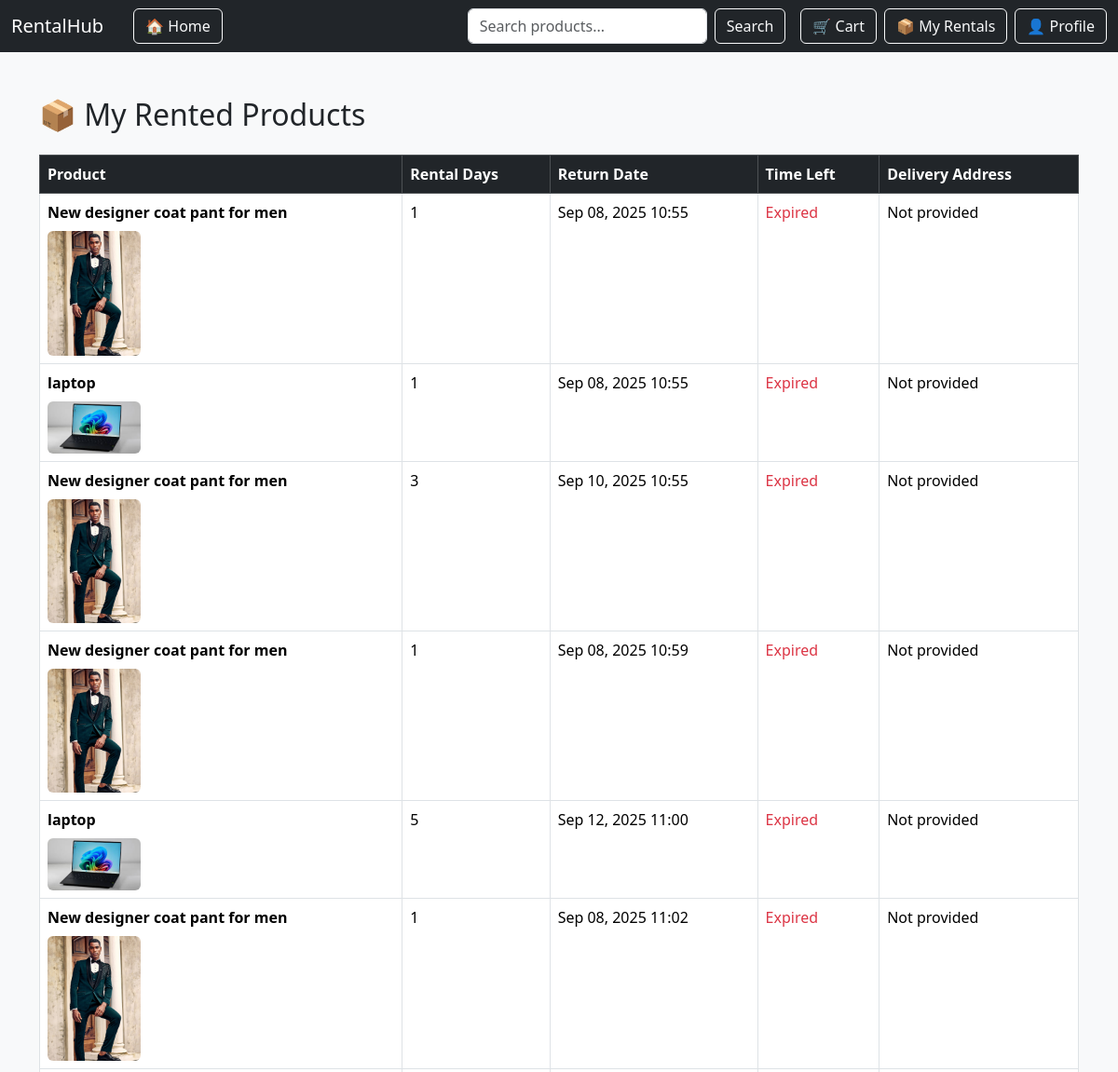
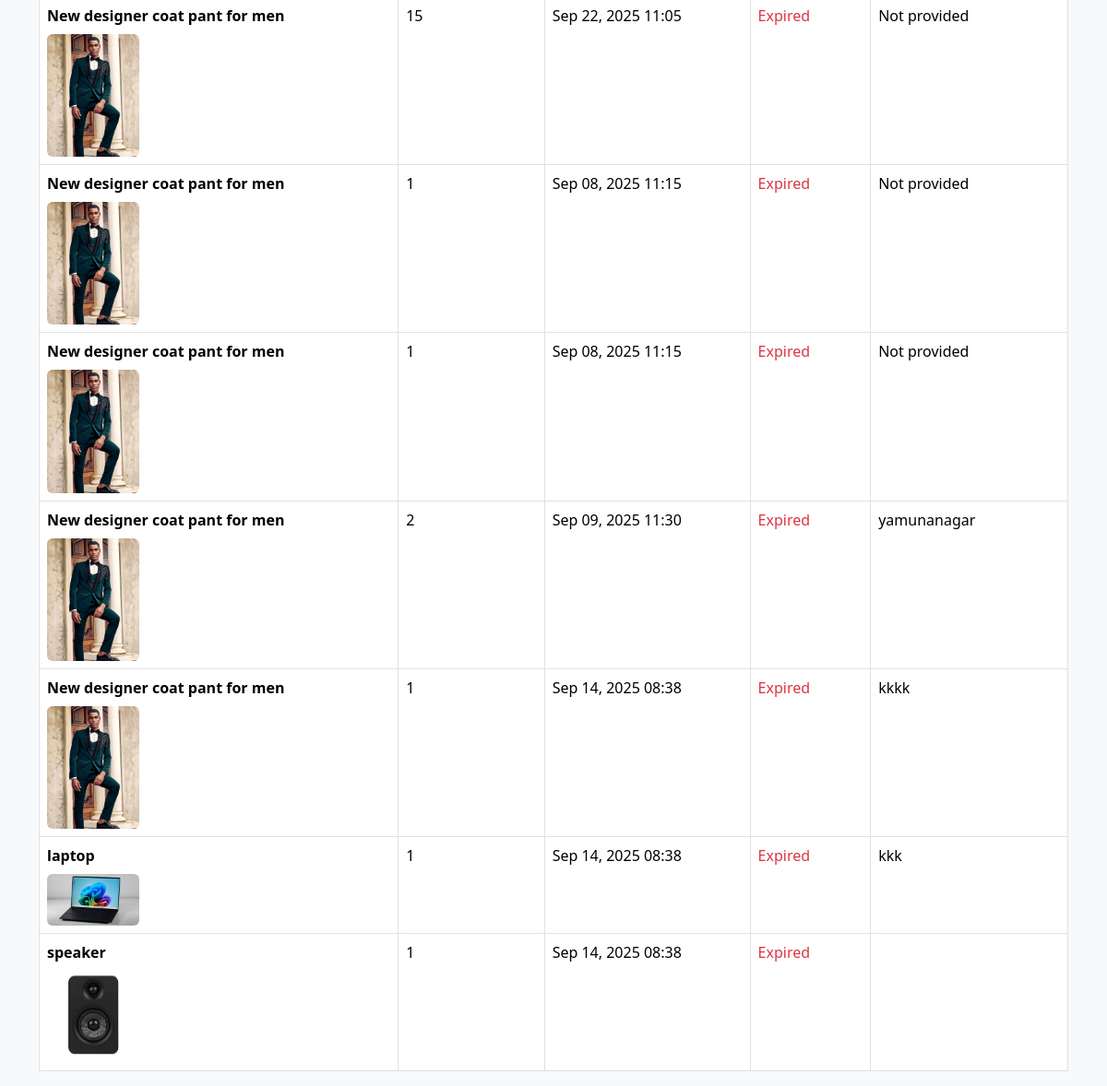
The page /my-rentals/ (signed in) on the database its author committed (2 pictures, top to bottom).
### signup/models.py (models this page shows, shortened)
class Rental(models.Model):
    user = models.ForeignKey(UserInfo, on_delete=models.CASCADE)
    product = models.ForeignKey(Product, on_delete=models.CASCADE)
    rental_days = models.PositiveIntegerField()
    rented_at = models.DateTimeField(auto_now_add=True)
    delivery_address = models.TextField(max_length=255, default="Not provided")
    @property
    def return_date(self):
        return self.rented_at + timedelta(days=self.rental_days)
    @property
    def time_left(self):
        now = timezone.now()
        remaining = self.return_date - now
        if remaining.total_seconds() > 0:
            return remaining
        return timedelta(0)  # already expired

class Product(models.Model):
    CATEGORY_CHOICES = [
        ('Electronics', 'Electronics'),
        ('Furniture', 'Furniture'),
        ('Vehicles', 'Vehicles'),
        ('Clothing', 'Clothing'),
        ('Books', 'Books'),
    ]
    name = models.CharField(max_length=200)
    description = models.TextField()
    category = models.CharField(max_length=50, choices=CATEGORY_CHOICES)
    price_per_day = models.DecimalField(max_digits=8, decimal_places=2)
    available = models.BooleanField(default=True)
    image = models.ImageField(upload_to='product_images/', blank=True, null=True)
    created_at = models.DateTimeField(auto_now_add=True)

### signup/views.py (the view)
# urls.py: path('my-rentals/', views.my_rentals_view, name='my_rentals'),
@login_required
def my_rentals_view(request):
    rentals = Rental.objects.filter(user=request.user).select_related("product")
    return render(request, 'signup/my_rentals.html', {'rentals': rentals})

### signup/templates/signup/my_rentals.html (shortened to what this page needs)
<!DOCTYPE html>
<html lang="en">
<head>
  <link href="https://cdn.jsdelivr.net/npm/bootstrap@5.3.3/dist/css/bootstrap.min.css" rel="stylesheet">
</head>
<body class="bg-light">
<nav class="navbar navbar-expand-lg navbar-dark bg-dark">
  <div class="container-fluid">
    <a class="navbar-brand" href="{% url 'product_list' %}">RentalHub</a>
    <ul class="navbar-nav ms-3">
      <li class="nav-item">
        <a class="btn btn-outline-light me-2" href="{% url 'product_list' %}">
          🏠 Home
        </a>
      </li>
    </ul>
    <form class="d-flex ms-auto" method="GET" action="{% url 'product_list' %}">
      <input class="form-control me-2" type="search" name="q" placeholder="Search products..." value="{{ request.GET.q }}">
      <button class="btn btn-outline-light" type="submit">Search</button>
    </form>
    <ul class="navbar-nav ms-3">
      <li class="nav-item">
        <a class="btn btn-outline-light me-2" href="{% url 'view_cart' %}">🛒 Cart</a>
      </li>
      <li class="nav-item">
       <a class="btn btn-outline-light me-2" href="{% url 'my_rentals' %}">📦 My Rentals</a>
      </li>
      <li class="nav-item">
        <a class="btn btn-outline-light" href="{% url 'dashboard' %}">👤 Profile</a>
      </li>
    </ul>
  </div>
</nav>
<div class="container mt-5">
  <h2 class="mb-4">📦 My Rented Products</h2>
  {% if rentals %}
    <table class="table table-bordered table-hover">
      <thead class="table-dark">
        <tr>
          <th>Product</th>
          <th>Rental Days</th>
          <th>Return Date</th>
          <th>Time Left</th>
          <th>Delivery Address</th>
        </tr>
      </thead>
      <tbody>
        {% for rental in rentals %}
          <tr>
            <td>
              <strong>{{ rental.product.name }}</strong><br>
              {% if rental.product.image %}
                <img src="{{ rental.product.image.url }}" width="100" class="mt-2 rounded">
              {% endif %}
            </td>
            <td>{{ rental.rental_days }}</td>
            <td>{{ rental.return_date|date:"M d, Y H:i" }}</td>
            <td>
              {% if rental.time_left.total_seconds > 0 %}
                {{ rental.time_left.days }} days, {{ rental.time_left.seconds|divisibleby:3600 }} hrs left
              {% else %}
                <span class="text-danger">Expired</span>
              {% endif %}
            </td>
            <td>{{ rental.delivery_address }}</td>
          </tr>
        {% endfor %}
      </tbody>
    </table>
  {% else %}
    <div class="alert alert-info">You haven’t rented any products yet.</div>
    <a href="{% url 'product_list' %}" class="btn btn-success">Browse Products</a>
  {% endif %}
</div>
</body>
</html>

### rows shown on the page
Rental: product.name "New designer coat pant for men", product.image (picture), rental_days "1", return_date "Sep 08, 2025 10:55", shows "Expired", delivery_address "Not provided"
Rental: product.name "laptop", product.image (picture), rental_days "1", return_date "Sep 08, 2025 10:55", shows "Expired", delivery_address "Not provided"
Rental: product.name "New designer coat pant for men", product.image (picture), rental_days "3", return_date "Sep 10, 2025 10:55", shows "Expired", delivery_address "Not provided"
Rental: product.name "New designer coat pant for men", product.image (picture), rental_days "1", return_date "Sep 08, 2025 10:59", shows "Expired", delivery_address "Not provided"
Rental: product.name "laptop", product.image (picture), rental_days "5", return_date "Sep 12, 2025 11:00", shows "Expired", delivery_address "Not provided"
Rental: product.name "New designer coat pant for men", product.image (picture), rental_days "1", return_date "Sep 08, 2025 11:02", shows "Expired", delivery_address "Not provided"
Rental: product.name "New designer coat pant for men", product.image (picture), rental_days "15", return_date "Sep 22, 2025 11:05", shows "Expired", delivery_address "Not provided"
Rental: product.name "New designer coat pant for men", product.image (picture), rental_days "1", return_date "Sep 08, 2025 11:15", shows "Expired", delivery_address "Not provided"
Rental: product.name "New designer coat pant for men", product.image (picture), rental_days "1", return_date "Sep 08, 2025 11:15", shows "Expired", delivery_address "Not provided"
Rental: product.name "New designer coat pant for men", product.image (picture), rental_days "2", return_date "Sep 09, 2025 11:30", shows "Expired", delivery_address "yamunanagar"
Rental: product.name "New designer coat pant for men", product.image (picture), rental_days "1", return_date "Sep 14, 2025 08:38", shows "Expired", delivery_address "kkkk"
Rental: product.name "laptop", product.image (picture), rental_days "1", return_date "Sep 14, 2025 08:38", shows "Expired", delivery_address "kkk"
Rental: product.name "speaker", product.image (picture), rental_days "1", return_date "Sep 14, 2025 08:38", shows "Expired"
